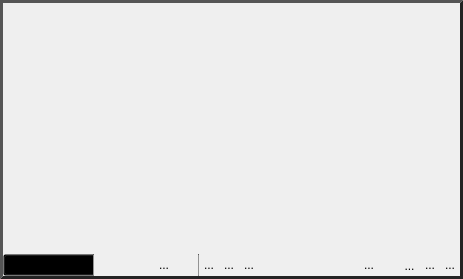
<?xml version="1.0" encoding="UTF-8"?>
<ui version="4.0">
 <class>ViewerWidget</class>
 <widget class="QWidget" name="ViewerWidget">
  <property name="geometry">
   <rect>
    <x>0</x>
    <y>0</y>
    <width>463</width>
    <height>279</height>
   </rect>
  </property>
  <property name="windowTitle">
   <string>ViewerWidget</string>
  </property>
  <property name="styleSheet">
   <string notr="true">QWidget#toolbar_{
	background-color: qlineargradient(spread:pad, x1:0.5, y1:0, x2:0.5, y2:0.960227,
	stop:0 rgba(211, 211, 211, 255),
	stop:0.155779 rgba(228, 228, 228,255),
	stop:1 rgba(204, 204, 204, 255));
	margin: 0px;
	padding: 0px;
}

QFrame#line_,
QFrame#sep_line_{
	background-color: gray;
}

QWidget#viewer_mode_holder_{
	margin: 0px;
	padding: 0px;
}

QWidget#border_{
	border-top: 3px solid rgb( 85, 85, 85 );
	border-bottom: 3px solid rgb( 35, 35, 35 );
	border-left: 3px solid rgb( 85, 85, 85 );
	border-right: 3px solid rgb( 35, 35, 35 );
}

QToolButton{
	border: 1px solid rgba( 0, 0, 0, 0 );
	margin: 0, 0, 0, 0;
	padding: 0, 0, 0, 0;
	
}

QToolButton:hover{
	background-color: rgba( 140, 140, 140, 50 );
}

QToolButton:pressed{
	border: 1px solid rgba( 100, 100, 100, 120 );
	background-color: rgba( 100, 100, 100, 200 );
}


 QComboBox {
     padding: 1px 1px 1px 1px;
     min-width: 6em;
	background-color: rgba( 0,0,0,0 );
	color: black;
 }

 QComboBox:editable {
 }

 QComboBox:!editable, QComboBox::drop-down:editable {
	background-color: qlineargradient(x1: 0, y1: 0, x2: 0, y2: 1,
                                  stop: 0 #E1E1E1, stop: 0.4 #DDDDDD,
                                  stop: 0.5 #D8D8D8, stop: 1.0 #D3D3D3);
 }

 /* QComboBox gets the &quot;on&quot; state when the popup is open */
 QComboBox:!editable:on, QComboBox::drop-down:editable:on {
     background: qlineargradient(x1: 0, y1: 0, x2: 0, y2: 1,
                                 stop: 0 #D3D3D3, stop: 0.4 #D8D8D8,
                                 stop: 0.5 #DDDDDD, stop: 1.0 #E1E1E1);
 }

 QComboBox:on { /* shift the text when the popup opens */
 }

 QComboBox::drop-down {
     subcontrol-origin: padding;
     subcontrol-position: top right;
     width: 16px;
     border-top-right-radius: 3px;
     border-bottom-right-radius: 3px;
 }

/*
 QComboBox::down-arrow {
     image: url(&quot;:/Images/Arrow.png&quot;);
 }
*/

 QComboBox::down-arrow:on { /* shift the arrow when popup is open */
     top: 0px;
     left: 0px;
 }
QComboBox::icon{
	border: 1px solid rgba( 0, 0, 0, 0 );
}


</string>
  </property>
  <layout class="QHBoxLayout" name="horizontalLayout_3">
   <property name="spacing">
    <number>0</number>
   </property>
   <property name="margin">
    <number>0</number>
   </property>
   <item>
    <widget class="QWidget" name="border_" native="true">
     <layout class="QVBoxLayout" name="border_layout_">
      <property name="spacing">
       <number>0</number>
      </property>
      <property name="margin">
       <number>3</number>
      </property>
      <item>
       <widget class="QWidget" name="viewer_slot_" native="true">
        <property name="sizePolicy">
         <sizepolicy hsizetype="Preferred" vsizetype="MinimumExpanding">
          <horstretch>0</horstretch>
          <verstretch>0</verstretch>
         </sizepolicy>
        </property>
        <layout class="QHBoxLayout" name="viewer_layout_">
         <property name="spacing">
          <number>0</number>
         </property>
         <property name="margin">
          <number>0</number>
         </property>
        </layout>
       </widget>
      </item>
      <item>
       <widget class="QWidget" name="toolbar_" native="true">
        <property name="sizePolicy">
         <sizepolicy hsizetype="Preferred" vsizetype="Fixed">
          <horstretch>0</horstretch>
          <verstretch>0</verstretch>
         </sizepolicy>
        </property>
        <property name="minimumSize">
         <size>
          <width>0</width>
          <height>20</height>
         </size>
        </property>
        <layout class="QVBoxLayout" name="toolbar_layout_">
         <property name="spacing">
          <number>0</number>
         </property>
         <property name="margin">
          <number>0</number>
         </property>
         <item>
          <widget class="QWidget" name="buttonbar_" native="true">
           <property name="sizePolicy">
            <sizepolicy hsizetype="Preferred" vsizetype="Fixed">
             <horstretch>0</horstretch>
             <verstretch>0</verstretch>
            </sizepolicy>
           </property>
           <property name="minimumSize">
            <size>
             <width>0</width>
             <height>20</height>
            </size>
           </property>
           <layout class="QHBoxLayout" name="button_layout_">
            <property name="spacing">
             <number>0</number>
            </property>
            <property name="margin">
             <number>0</number>
            </property>
            <item>
             <widget class="QWidget" name="viewer_mode_holder_" native="true">
              <property name="sizePolicy">
               <sizepolicy hsizetype="Fixed" vsizetype="Fixed">
                <horstretch>0</horstretch>
                <verstretch>0</verstretch>
               </sizepolicy>
              </property>
              <property name="minimumSize">
               <size>
                <width>90</width>
                <height>0</height>
               </size>
              </property>
              <property name="maximumSize">
               <size>
                <width>90</width>
                <height>16777215</height>
               </size>
              </property>
              <layout class="QHBoxLayout" name="horizontalLayout">
               <property name="spacing">
                <number>0</number>
               </property>
               <property name="margin">
                <number>0</number>
               </property>
               <item>
                <widget class="QComboBox" name="viewer_mode_">
                 <property name="minimumSize">
                  <size>
                   <width>100</width>
                   <height>0</height>
                  </size>
                 </property>
                 <property name="maximumSize">
                  <size>
                   <width>90</width>
                   <height>16777215</height>
                  </size>
                 </property>
                 <property name="palette">
                  <palette>
                   <active>
                    <colorrole role="WindowText">
                     <brush brushstyle="SolidPattern">
                      <color alpha="255">
                       <red>0</red>
                       <green>0</green>
                       <blue>0</blue>
                      </color>
                     </brush>
                    </colorrole>
                    <colorrole role="Button">
                     <brush brushstyle="SolidPattern">
                      <color alpha="0">
                       <red>0</red>
                       <green>0</green>
                       <blue>0</blue>
                      </color>
                     </brush>
                    </colorrole>
                    <colorrole role="Text">
                     <brush brushstyle="SolidPattern">
                      <color alpha="255">
                       <red>0</red>
                       <green>0</green>
                       <blue>0</blue>
                      </color>
                     </brush>
                    </colorrole>
                    <colorrole role="ButtonText">
                     <brush brushstyle="SolidPattern">
                      <color alpha="255">
                       <red>0</red>
                       <green>0</green>
                       <blue>0</blue>
                      </color>
                     </brush>
                    </colorrole>
                    <colorrole role="Base">
                     <brush brushstyle="SolidPattern">
                      <color alpha="0">
                       <red>0</red>
                       <green>0</green>
                       <blue>0</blue>
                      </color>
                     </brush>
                    </colorrole>
                    <colorrole role="Window">
                     <brush brushstyle="SolidPattern">
                      <color alpha="0">
                       <red>0</red>
                       <green>0</green>
                       <blue>0</blue>
                      </color>
                     </brush>
                    </colorrole>
                    <colorrole role="Highlight">
                     <brush brushstyle="SolidPattern">
                      <color alpha="0">
                       <red>181</red>
                       <green>213</green>
                       <blue>255</blue>
                      </color>
                     </brush>
                    </colorrole>
                   </active>
                   <inactive>
                    <colorrole role="WindowText">
                     <brush brushstyle="SolidPattern">
                      <color alpha="255">
                       <red>0</red>
                       <green>0</green>
                       <blue>0</blue>
                      </color>
                     </brush>
                    </colorrole>
                    <colorrole role="Button">
                     <brush brushstyle="LinearGradientPattern">
                      <gradient startx="0.000000000000000" starty="0.000000000000000" endx="0.000000000000000" endy="1.000000000000000" type="LinearGradient" spread="PadSpread" coordinatemode="ObjectBoundingMode">
                       <gradientstop position="0.000000000000000">
                        <color alpha="255">
                         <red>225</red>
                         <green>225</green>
                         <blue>225</blue>
                        </color>
                       </gradientstop>
                       <gradientstop position="0.400000000000000">
                        <color alpha="255">
                         <red>221</red>
                         <green>221</green>
                         <blue>221</blue>
                        </color>
                       </gradientstop>
                       <gradientstop position="0.500000000000000">
                        <color alpha="255">
                         <red>216</red>
                         <green>216</green>
                         <blue>216</blue>
                        </color>
                       </gradientstop>
                       <gradientstop position="1.000000000000000">
                        <color alpha="255">
                         <red>211</red>
                         <green>211</green>
                         <blue>211</blue>
                        </color>
                       </gradientstop>
                      </gradient>
                     </brush>
                    </colorrole>
                    <colorrole role="Text">
                     <brush brushstyle="SolidPattern">
                      <color alpha="255">
                       <red>0</red>
                       <green>0</green>
                       <blue>0</blue>
                      </color>
                     </brush>
                    </colorrole>
                    <colorrole role="ButtonText">
                     <brush brushstyle="SolidPattern">
                      <color alpha="255">
                       <red>0</red>
                       <green>0</green>
                       <blue>0</blue>
                      </color>
                     </brush>
                    </colorrole>
                    <colorrole role="Base">
                     <brush brushstyle="LinearGradientPattern">
                      <gradient startx="0.000000000000000" starty="0.000000000000000" endx="0.000000000000000" endy="1.000000000000000" type="LinearGradient" spread="PadSpread" coordinatemode="ObjectBoundingMode">
                       <gradientstop position="0.000000000000000">
                        <color alpha="255">
                         <red>225</red>
                         <green>225</green>
                         <blue>225</blue>
                        </color>
                       </gradientstop>
                       <gradientstop position="0.400000000000000">
                        <color alpha="255">
                         <red>221</red>
                         <green>221</green>
                         <blue>221</blue>
                        </color>
                       </gradientstop>
                       <gradientstop position="0.500000000000000">
                        <color alpha="255">
                         <red>216</red>
                         <green>216</green>
                         <blue>216</blue>
                        </color>
                       </gradientstop>
                       <gradientstop position="1.000000000000000">
                        <color alpha="255">
                         <red>211</red>
                         <green>211</green>
                         <blue>211</blue>
                        </color>
                       </gradientstop>
                      </gradient>
                     </brush>
                    </colorrole>
                    <colorrole role="Window">
                     <brush brushstyle="LinearGradientPattern">
                      <gradient startx="0.000000000000000" starty="0.000000000000000" endx="0.000000000000000" endy="1.000000000000000" type="LinearGradient" spread="PadSpread" coordinatemode="ObjectBoundingMode">
                       <gradientstop position="0.000000000000000">
                        <color alpha="255">
                         <red>225</red>
                         <green>225</green>
                         <blue>225</blue>
                        </color>
                       </gradientstop>
                       <gradientstop position="0.400000000000000">
                        <color alpha="255">
                         <red>221</red>
                         <green>221</green>
                         <blue>221</blue>
                        </color>
                       </gradientstop>
                       <gradientstop position="0.500000000000000">
                        <color alpha="255">
                         <red>216</red>
                         <green>216</green>
                         <blue>216</blue>
                        </color>
                       </gradientstop>
                       <gradientstop position="1.000000000000000">
                        <color alpha="255">
                         <red>211</red>
                         <green>211</green>
                         <blue>211</blue>
                        </color>
                       </gradientstop>
                      </gradient>
                     </brush>
                    </colorrole>
                    <colorrole role="Highlight">
                     <brush brushstyle="SolidPattern">
                      <color alpha="0">
                       <red>181</red>
                       <green>213</green>
                       <blue>255</blue>
                      </color>
                     </brush>
                    </colorrole>
                   </inactive>
                   <disabled>
                    <colorrole role="WindowText">
                     <brush brushstyle="SolidPattern">
                      <color alpha="255">
                       <red>0</red>
                       <green>0</green>
                       <blue>0</blue>
                      </color>
                     </brush>
                    </colorrole>
                    <colorrole role="Button">
                     <brush brushstyle="LinearGradientPattern">
                      <gradient startx="0.000000000000000" starty="0.000000000000000" endx="0.000000000000000" endy="1.000000000000000" type="LinearGradient" spread="PadSpread" coordinatemode="ObjectBoundingMode">
                       <gradientstop position="0.000000000000000">
                        <color alpha="255">
                         <red>225</red>
                         <green>225</green>
                         <blue>225</blue>
                        </color>
                       </gradientstop>
                       <gradientstop position="0.400000000000000">
                        <color alpha="255">
                         <red>221</red>
                         <green>221</green>
                         <blue>221</blue>
                        </color>
                       </gradientstop>
                       <gradientstop position="0.500000000000000">
                        <color alpha="255">
                         <red>216</red>
                         <green>216</green>
                         <blue>216</blue>
                        </color>
                       </gradientstop>
                       <gradientstop position="1.000000000000000">
                        <color alpha="255">
                         <red>211</red>
                         <green>211</green>
                         <blue>211</blue>
                        </color>
                       </gradientstop>
                      </gradient>
                     </brush>
                    </colorrole>
                    <colorrole role="Text">
                     <brush brushstyle="SolidPattern">
                      <color alpha="255">
                       <red>0</red>
                       <green>0</green>
                       <blue>0</blue>
                      </color>
                     </brush>
                    </colorrole>
                    <colorrole role="ButtonText">
                     <brush brushstyle="SolidPattern">
                      <color alpha="255">
                       <red>0</red>
                       <green>0</green>
                       <blue>0</blue>
                      </color>
                     </brush>
                    </colorrole>
                    <colorrole role="Base">
                     <brush brushstyle="LinearGradientPattern">
                      <gradient startx="0.000000000000000" starty="0.000000000000000" endx="0.000000000000000" endy="1.000000000000000" type="LinearGradient" spread="PadSpread" coordinatemode="ObjectBoundingMode">
                       <gradientstop position="0.000000000000000">
                        <color alpha="255">
                         <red>225</red>
                         <green>225</green>
                         <blue>225</blue>
                        </color>
                       </gradientstop>
                       <gradientstop position="0.400000000000000">
                        <color alpha="255">
                         <red>221</red>
                         <green>221</green>
                         <blue>221</blue>
                        </color>
                       </gradientstop>
                       <gradientstop position="0.500000000000000">
                        <color alpha="255">
                         <red>216</red>
                         <green>216</green>
                         <blue>216</blue>
                        </color>
                       </gradientstop>
                       <gradientstop position="1.000000000000000">
                        <color alpha="255">
                         <red>211</red>
                         <green>211</green>
                         <blue>211</blue>
                        </color>
                       </gradientstop>
                      </gradient>
                     </brush>
                    </colorrole>
                    <colorrole role="Window">
                     <brush brushstyle="LinearGradientPattern">
                      <gradient startx="0.000000000000000" starty="0.000000000000000" endx="0.000000000000000" endy="1.000000000000000" type="LinearGradient" spread="PadSpread" coordinatemode="ObjectBoundingMode">
                       <gradientstop position="0.000000000000000">
                        <color alpha="255">
                         <red>225</red>
                         <green>225</green>
                         <blue>225</blue>
                        </color>
                       </gradientstop>
                       <gradientstop position="0.400000000000000">
                        <color alpha="255">
                         <red>221</red>
                         <green>221</green>
                         <blue>221</blue>
                        </color>
                       </gradientstop>
                       <gradientstop position="0.500000000000000">
                        <color alpha="255">
                         <red>216</red>
                         <green>216</green>
                         <blue>216</blue>
                        </color>
                       </gradientstop>
                       <gradientstop position="1.000000000000000">
                        <color alpha="255">
                         <red>211</red>
                         <green>211</green>
                         <blue>211</blue>
                        </color>
                       </gradientstop>
                      </gradient>
                     </brush>
                    </colorrole>
                    <colorrole role="Highlight">
                     <brush brushstyle="SolidPattern">
                      <color alpha="255">
                       <red>208</red>
                       <green>208</green>
                       <blue>208</blue>
                      </color>
                     </brush>
                    </colorrole>
                   </disabled>
                  </palette>
                 </property>
                 <property name="toolTip">
                  <string>Select viewer mode</string>
                 </property>
                 <property name="currentIndex">
                  <number>0</number>
                 </property>
                 <property name="sizeAdjustPolicy">
                  <enum>QComboBox::AdjustToMinimumContentsLengthWithIcon</enum>
                 </property>
                 <property name="iconSize">
                  <size>
                   <width>16</width>
                   <height>16</height>
                  </size>
                 </property>
                 <property name="frame">
                  <bool>false</bool>
                 </property>
                 <item>
                  <property name="text">
                   <string notr="true">Sagittal</string>
                  </property>
                  <property name="icon">
                   <iconset resource="../../Resources/QtResources.qrc">
                    <normaloff>:/Images/XviewRed.png</normaloff>:/Images/XviewRed.png</iconset>
                  </property>
                 </item>
                 <item>
                  <property name="text">
                   <string notr="true">Coronal</string>
                  </property>
                  <property name="icon">
                   <iconset>
                    <normalon>:/Images/YviewGreen.png</normalon>
                   </iconset>
                  </property>
                 </item>
                 <item>
                  <property name="text">
                   <string notr="true">Axial</string>
                  </property>
                  <property name="icon">
                   <iconset>
                    <normalon>:/Images/ZviewBlue.png</normalon>
                   </iconset>
                  </property>
                 </item>
                 <item>
                  <property name="text">
                   <string notr="true">Volume</string>
                  </property>
                  <property name="icon">
                   <iconset>
                    <normalon>:/Images/Vview.png</normalon>
                   </iconset>
                  </property>
                 </item>
                </widget>
               </item>
              </layout>
             </widget>
            </item>
            <item>
             <widget class="Line" name="line_">
              <property name="minimumSize">
               <size>
                <width>1</width>
                <height>0</height>
               </size>
              </property>
              <property name="maximumSize">
               <size>
                <width>1</width>
                <height>16777215</height>
               </size>
              </property>
              <property name="orientation">
               <enum>Qt::Vertical</enum>
              </property>
             </widget>
            </item>
            <item>
             <widget class="QWidget" name="common_tools_" native="true">
              <property name="sizePolicy">
               <sizepolicy hsizetype="MinimumExpanding" vsizetype="Fixed">
                <horstretch>0</horstretch>
                <verstretch>0</verstretch>
               </sizepolicy>
              </property>
              <property name="minimumSize">
               <size>
                <width>0</width>
                <height>20</height>
               </size>
              </property>
              <property name="maximumSize">
               <size>
                <width>16777215</width>
                <height>20</height>
               </size>
              </property>
              <layout class="QHBoxLayout" name="common_tools_layout_">
               <property name="spacing">
                <number>0</number>
               </property>
               <property name="sizeConstraint">
                <enum>QLayout::SetMinimumSize</enum>
               </property>
               <property name="margin">
                <number>0</number>
               </property>
               <item>
                <widget class="QToolButton" name="auto_view_button_">
                 <property name="minimumSize">
                  <size>
                   <width>20</width>
                   <height>20</height>
                  </size>
                 </property>
                 <property name="maximumSize">
                  <size>
                   <width>20</width>
                   <height>20</height>
                  </size>
                 </property>
                 <property name="toolTip">
                  <string>Autoview</string>
                 </property>
                 <property name="text">
                  <string/>
                 </property>
                 <property name="icon">
                  <iconset resource="../../Resources/QtResources.qrc">
                   <normaloff>:/Images/AutoViewOff.png</normaloff>
                   <normalon>:/Images/AutoView.png</normalon>:/Images/AutoViewOff.png</iconset>
                 </property>
                 <property name="checkable">
                  <bool>false</bool>
                 </property>
                </widget>
               </item>
               <item>
                <widget class="QToolButton" name="lock_button_">
                 <property name="sizePolicy">
                  <sizepolicy hsizetype="Fixed" vsizetype="Fixed">
                   <horstretch>0</horstretch>
                   <verstretch>0</verstretch>
                  </sizepolicy>
                 </property>
                 <property name="minimumSize">
                  <size>
                   <width>20</width>
                   <height>20</height>
                  </size>
                 </property>
                 <property name="maximumSize">
                  <size>
                   <width>20</width>
                   <height>20</height>
                  </size>
                 </property>
                 <property name="toolTip">
                  <string>Lock navigation with the other locked viewers of the same type</string>
                 </property>
                 <property name="icon">
                  <iconset resource="../../Resources/QtResources.qrc">
                   <normaloff>:/Images/LockOff.png</normaloff>
                   <normalon>:/Images/Lock.png</normalon>:/Images/LockOff.png</iconset>
                 </property>
                 <property name="checkable">
                  <bool>true</bool>
                 </property>
                </widget>
               </item>
               <item>
                <widget class="QToolButton" name="slice_visible_button_">
                 <property name="minimumSize">
                  <size>
                   <width>20</width>
                   <height>20</height>
                  </size>
                 </property>
                 <property name="maximumSize">
                  <size>
                   <width>20</width>
                   <height>20</height>
                  </size>
                 </property>
                 <property name="toolTip">
                  <string>Show this slice in volume viewer</string>
                 </property>
                 <property name="icon">
                  <iconset resource="../../Resources/QtResources.qrc">
                   <normaloff>:/Images/VisibleOff.png</normaloff>
                   <normalon>:/Images/Visible.png</normalon>:/Images/VisibleOff.png</iconset>
                 </property>
                 <property name="checkable">
                  <bool>true</bool>
                 </property>
                </widget>
               </item>
               <item>
                <widget class="QToolButton" name="snap_to_axis_button_">
                 <property name="minimumSize">
                  <size>
                   <width>20</width>
                   <height>20</height>
                  </size>
                 </property>
                 <property name="maximumSize">
                  <size>
                   <width>20</width>
                   <height>20</height>
                  </size>
                 </property>
                 <property name="toolTip">
                  <string>Snap the camera to the closest axis</string>
                 </property>
                 <property name="text">
                  <string>...</string>
                 </property>
                 <property name="icon">
                  <iconset resource="../../Resources/QtResources.qrc">
                   <normaloff>:/Images/AlignOff.png</normaloff>
                   <normalon>:/Images/Align.png</normalon>:/Images/AlignOff.png</iconset>
                 </property>
                </widget>
               </item>
               <item>
                <widget class="QToolButton" name="light_visible_button_">
                 <property name="minimumSize">
                  <size>
                   <width>20</width>
                   <height>20</height>
                  </size>
                 </property>
                 <property name="maximumSize">
                  <size>
                   <width>20</width>
                   <height>20</height>
                  </size>
                 </property>
                 <property name="toolTip">
                  <string>Scene lighting on/off</string>
                 </property>
                 <property name="text">
                  <string/>
                 </property>
                 <property name="icon">
                  <iconset resource="../../Resources/QtResources.qrc">
                   <normaloff>:/Images/LightOff.png</normaloff>
                   <normalon>:/Images/Light.png</normalon>:/Images/LightOff.png</iconset>
                 </property>
                </widget>
               </item>
              </layout>
             </widget>
            </item>
            <item>
             <widget class="Line" name="sep_line_">
              <property name="minimumSize">
               <size>
                <width>1</width>
                <height>0</height>
               </size>
              </property>
              <property name="maximumSize">
               <size>
                <width>1</width>
                <height>16777215</height>
               </size>
              </property>
              <property name="orientation">
               <enum>Qt::Vertical</enum>
              </property>
             </widget>
            </item>
            <item>
             <widget class="QWidget" name="less_common_tools_" native="true">
              <property name="sizePolicy">
               <sizepolicy hsizetype="Preferred" vsizetype="Fixed">
                <horstretch>0</horstretch>
                <verstretch>0</verstretch>
               </sizepolicy>
              </property>
              <property name="minimumSize">
               <size>
                <width>0</width>
                <height>20</height>
               </size>
              </property>
              <property name="maximumSize">
               <size>
                <width>16777215</width>
                <height>20</height>
               </size>
              </property>
              <layout class="QHBoxLayout" name="less_common_tools_layout_">
               <property name="spacing">
                <number>0</number>
               </property>
               <property name="margin">
                <number>0</number>
               </property>
               <item>
                <widget class="QToolButton" name="fog_button_">
                 <property name="minimumSize">
                  <size>
                   <width>20</width>
                   <height>20</height>
                  </size>
                 </property>
                 <property name="maximumSize">
                  <size>
                   <width>20</width>
                   <height>20</height>
                  </size>
                 </property>
                 <property name="toolTip">
                  <string>Show fog (depth cue)</string>
                 </property>
                 <property name="text">
                  <string>...</string>
                 </property>
                 <property name="icon">
                  <iconset resource="../../Resources/QtResources.qrc">
                   <normaloff>:/Images/FogOff.png</normaloff>
                   <normalon>:/Images/Fog.png</normalon>:/Images/FogOff.png</iconset>
                 </property>
                 <property name="checkable">
                  <bool>true</bool>
                 </property>
                </widget>
               </item>
               <item>
                <widget class="QToolButton" name="enable_clipping_button_">
                 <property name="minimumSize">
                  <size>
                   <width>20</width>
                   <height>20</height>
                  </size>
                 </property>
                 <property name="maximumSize">
                  <size>
                   <width>20</width>
                   <height>20</height>
                  </size>
                 </property>
                 <property name="toolTip">
                  <string>Enable clipping</string>
                 </property>
                 <property name="text">
                  <string>...</string>
                 </property>
                 <property name="icon">
                  <iconset resource="../../Resources/QtResources.qrc">
                   <normaloff>:/Images/ClipOff.png</normaloff>
                   <normalon>:/Images/Clip.png</normalon>:/Images/ClipOff.png</iconset>
                 </property>
                </widget>
               </item>
               <item>
                <widget class="QtUtils::SingleShotToolButton" name="picking_button_">
                 <property name="minimumSize">
                  <size>
                   <width>20</width>
                   <height>20</height>
                  </size>
                 </property>
                 <property name="maximumSize">
                  <size>
                   <width>20</width>
                   <height>20</height>
                  </size>
                 </property>
                 <property name="toolTip">
                  <string>Allow picking in other views to move slices in this view</string>
                 </property>
                 <property name="text">
                  <string>...</string>
                 </property>
                 <property name="icon">
                  <iconset resource="../../Resources/QtResources.qrc">
                   <normaloff>:/Images/PickingOff.png</normaloff>
                   <normalon>:/Images/Picking.png</normalon>:/Images/PickingOff.png</iconset>
                 </property>
                </widget>
               </item>
               <item>
                <widget class="QToolButton" name="grid_button_">
                 <property name="minimumSize">
                  <size>
                   <width>20</width>
                   <height>20</height>
                  </size>
                 </property>
                 <property name="maximumSize">
                  <size>
                   <width>20</width>
                   <height>20</height>
                  </size>
                 </property>
                 <property name="toolTip">
                  <string>Switch on/off grid</string>
                 </property>
                 <property name="icon">
                  <iconset resource="../../Resources/QtResources.qrc">
                   <normaloff>:/Images/GridOff.png</normaloff>
                   <normalon>:/Images/Grid.png</normalon>:/Images/GridOff.png</iconset>
                 </property>
                 <property name="checkable">
                  <bool>true</bool>
                 </property>
                </widget>
               </item>
               <item>
                <widget class="QToolButton" name="flip_horizontal_button_">
                 <property name="minimumSize">
                  <size>
                   <width>20</width>
                   <height>20</height>
                  </size>
                 </property>
                 <property name="maximumSize">
                  <size>
                   <width>20</width>
                   <height>20</height>
                  </size>
                 </property>
                 <property name="toolTip">
                  <string>Flip the data visually horizontal</string>
                 </property>
                 <property name="icon">
                  <iconset resource="../../Resources/QtResources.qrc">
                   <normaloff>:/Images/FlipHorizOff.png</normaloff>
                   <normalon>:/Images/FlipHoriz.png</normalon>:/Images/FlipHorizOff.png</iconset>
                 </property>
                 <property name="checkable">
                  <bool>true</bool>
                 </property>
                </widget>
               </item>
               <item>
                <widget class="QToolButton" name="flip_vertical_button_">
                 <property name="minimumSize">
                  <size>
                   <width>20</width>
                   <height>20</height>
                  </size>
                 </property>
                 <property name="maximumSize">
                  <size>
                   <width>20</width>
                   <height>20</height>
                  </size>
                 </property>
                 <property name="toolTip">
                  <string>Flip the data visually vertical</string>
                 </property>
                 <property name="icon">
                  <iconset resource="../../Resources/QtResources.qrc">
                   <normaloff>:/Images/FlipVertOff.png</normaloff>
                   <normalon>:/Images/FlipVert.png</normalon>:/Images/FlipVertOff.png</iconset>
                 </property>
                 <property name="checkable">
                  <bool>true</bool>
                 </property>
                </widget>
               </item>
               <item>
                <widget class="QToolButton" name="isosurfaces_visible_button_">
                 <property name="minimumSize">
                  <size>
                   <width>20</width>
                   <height>20</height>
                  </size>
                 </property>
                 <property name="maximumSize">
                  <size>
                   <width>20</width>
                   <height>20</height>
                  </size>
                 </property>
                 <property name="toolTip">
                  <string>Show isosurface</string>
                 </property>
                 <property name="text">
                  <string/>
                 </property>
                 <property name="icon">
                  <iconset resource="../../Resources/QtResources.qrc">
                   <normaloff>:/Images/IsosurfaceVisibleOff.png</normaloff>
                   <normalon>:/Images/IsosurfaceVisible.png</normalon>:/Images/IsosurfaceVisibleOff.png</iconset>
                 </property>
                </widget>
               </item>
               <item>
                <widget class="QToolButton" name="slices_visible_button_">
                 <property name="minimumSize">
                  <size>
                   <width>20</width>
                   <height>20</height>
                  </size>
                 </property>
                 <property name="maximumSize">
                  <size>
                   <width>20</width>
                   <height>20</height>
                  </size>
                 </property>
                 <property name="toolTip">
                  <string>Show slice planes</string>
                 </property>
                 <property name="text">
                  <string/>
                 </property>
                 <property name="icon">
                  <iconset resource="../../Resources/QtResources.qrc">
                   <normaloff>:/Images/SlicesVisibleOff.png</normaloff>
                   <normalon>:/Images/SlicesVisible.png</normalon>:/Images/SlicesVisibleOff.png</iconset>
                 </property>
                </widget>
               </item>
               <item>
                <widget class="QToolButton" name="show_invisible_slices_button_">
                 <property name="minimumSize">
                  <size>
                   <width>20</width>
                   <height>20</height>
                  </size>
                 </property>
                 <property name="maximumSize">
                  <size>
                   <width>20</width>
                   <height>20</height>
                  </size>
                 </property>
                 <property name="toolTip">
                  <string>Show slice planes for hidden viewers</string>
                 </property>
                 <property name="text">
                  <string>...</string>
                 </property>
                 <property name="icon">
                  <iconset resource="../../Resources/QtResources.qrc">
                   <normaloff>:/Images/InvisibleSlicesVisibleOff.png</normaloff>
                   <normalon>:/Images/InvisibleSlicesVisible.png</normalon>:/Images/InvisibleSlicesVisibleOff.png</iconset>
                 </property>
                </widget>
               </item>
               <item>
                <widget class="QToolButton" name="volume_rendering_visible_button_">
                 <property name="minimumSize">
                  <size>
                   <width>20</width>
                   <height>20</height>
                  </size>
                 </property>
                 <property name="maximumSize">
                  <size>
                   <width>20</width>
                   <height>20</height>
                  </size>
                 </property>
                 <property name="toolTip">
                  <string>Show volume rendering</string>
                 </property>
                 <property name="text">
                  <string/>
                 </property>
                 <property name="icon">
                  <iconset resource="../../Resources/QtResources.qrc">
                   <normaloff>:/Images/DataVolumeOff.png</normaloff>
                   <normalon>:/Images/DataVolume.png</normalon>:/Images/DataVolumeOff.png</iconset>
                 </property>
                </widget>
               </item>
               <item>
                <widget class="QToolButton" name="show_bounding_box_button_">
                 <property name="minimumSize">
                  <size>
                   <width>21</width>
                   <height>21</height>
                  </size>
                 </property>
                 <property name="maximumSize">
                  <size>
                   <width>21</width>
                   <height>21</height>
                  </size>
                 </property>
                 <property name="toolTip">
                  <string>Show bounding box</string>
                 </property>
                 <property name="text">
                  <string>...</string>
                 </property>
                 <property name="icon">
                  <iconset resource="../../Resources/QtResources.qrc">
                   <normaloff>:/Images/VolumeVisibleOff.png</normaloff>
                   <normalon>:/Images/VolumeVisible.png</normalon>:/Images/VolumeVisibleOff.png</iconset>
                 </property>
                </widget>
               </item>
               <item>
                <widget class="QToolButton" name="overlay_visible_button_">
                 <property name="minimumSize">
                  <size>
                   <width>20</width>
                   <height>20</height>
                  </size>
                 </property>
                 <property name="maximumSize">
                  <size>
                   <width>20</width>
                   <height>20</height>
                  </size>
                 </property>
                 <property name="toolTip">
                  <string>Show overlay</string>
                 </property>
                 <property name="text">
                  <string>...</string>
                 </property>
                 <property name="icon">
                  <iconset resource="../../Resources/QtResources.qrc">
                   <normaloff>:/Images/OverlayOff.png</normaloff>
                   <normalon>:/Images/Overlay.png</normalon>:/Images/OverlayOff.png</iconset>
                 </property>
                 <property name="checkable">
                  <bool>true</bool>
                 </property>
                </widget>
               </item>
               <item>
                <widget class="QToolButton" name="picking_lines_visible_button_">
                 <property name="minimumSize">
                  <size>
                   <width>20</width>
                   <height>20</height>
                  </size>
                 </property>
                 <property name="maximumSize">
                  <size>
                   <width>20</width>
                   <height>20</height>
                  </size>
                 </property>
                 <property name="toolTip">
                  <string>Show picking lines</string>
                 </property>
                 <property name="text">
                  <string>...</string>
                 </property>
                 <property name="icon">
                  <iconset resource="../../Resources/QtResources.qrc">
                   <normaloff>:/Images/PickingLinesOff.png</normaloff>
                   <normalon>:/Images/PickingLines.png</normalon>:/Images/PickingLinesOff.png</iconset>
                 </property>
                 <property name="checkable">
                  <bool>true</bool>
                 </property>
                </widget>
               </item>
              </layout>
             </widget>
            </item>
           </layout>
          </widget>
         </item>
        </layout>
       </widget>
      </item>
     </layout>
    </widget>
   </item>
  </layout>
 </widget>
 <customwidgets>
  <customwidget>
   <class>QtUtils::SingleShotToolButton</class>
   <extends>QToolButton</extends>
   <header location="global">QtUtils/Widgets/SingleShotToolButton.h</header>
  </customwidget>
 </customwidgets>
 <resources>
  <include location="../../Resources/QtResources.qrc"/>
 </resources>
 <connections/>
</ui>
